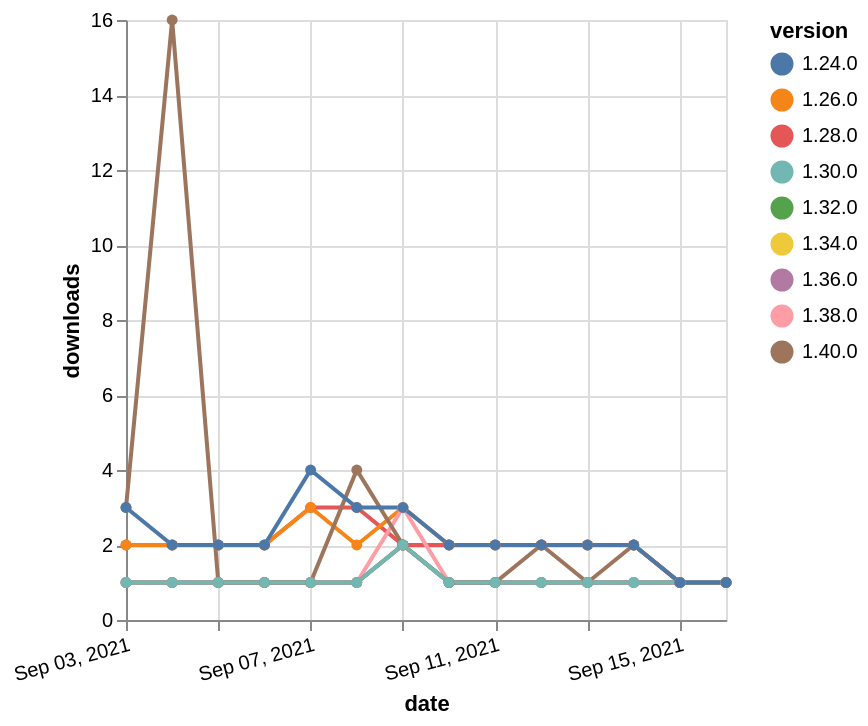

This figure's Vega-Lite source:
### Vega-Lite specification from a JSON file in a GitHub repository (floating-point values rounded to 4 significant figures)
{"$schema": "https://vega.github.io/schema/vega-lite/v5.json", "description": "A simple bar chart with embedded data.", "data": {"values": [{"date": "2021-09-03", "total": 180, "delta": 1, "version": "1.34.0"}, {"date": "2021-09-04", "total": 181, "delta": 1, "version": "1.34.0"}, {"date": "2021-09-05", "total": 182, "delta": 1, "version": "1.34.0"}, {"date": "2021-09-06", "total": 183, "delta": 1, "version": "1.34.0"}, {"date": "2021-09-07", "total": 184, "delta": 1, "version": "1.34.0"}, {"date": "2021-09-08", "total": 185, "delta": 1, "version": "1.34.0"}, {"date": "2021-09-09", "total": 187, "delta": 2, "version": "1.34.0"}, {"date": "2021-09-10", "total": 188, "delta": 1, "version": "1.34.0"}, {"date": "2021-09-11", "total": 189, "delta": 1, "version": "1.34.0"}, {"date": "2021-09-12", "total": 190, "delta": 1, "version": "1.34.0"}, {"date": "2021-09-13", "total": 191, "delta": 1, "version": "1.34.0"}, {"date": "2021-09-14", "total": 192, "delta": 1, "version": "1.34.0"}, {"date": "2021-09-15", "total": 193, "delta": 1, "version": "1.34.0"}, {"date": "2021-09-16", "total": 194, "delta": 1, "version": "1.34.0"}, {"date": "2021-09-03", "total": 180, "delta": 1, "version": "1.32.0"}, {"date": "2021-09-04", "total": 181, "delta": 1, "version": "1.32.0"}, {"date": "2021-09-05", "total": 182, "delta": 1, "version": "1.32.0"}, {"date": "2021-09-06", "total": 183, "delta": 1, "version": "1.32.0"}, {"date": "2021-09-07", "total": 184, "delta": 1, "version": "1.32.0"}, {"date": "2021-09-08", "total": 185, "delta": 1, "version": "1.32.0"}, {"date": "2021-09-09", "total": 187, "delta": 2, "version": "1.32.0"}, {"date": "2021-09-10", "total": 188, "delta": 1, "version": "1.32.0"}, {"date": "2021-09-11", "total": 189, "delta": 1, "version": "1.32.0"}, {"date": "2021-09-12", "total": 190, "delta": 1, "version": "1.32.0"}, {"date": "2021-09-13", "total": 191, "delta": 1, "version": "1.32.0"}, {"date": "2021-09-14", "total": 192, "delta": 1, "version": "1.32.0"}, {"date": "2021-09-15", "total": 193, "delta": 1, "version": "1.32.0"}, {"date": "2021-09-16", "total": 194, "delta": 1, "version": "1.32.0"}, {"date": "2021-09-03", "total": 2502, "delta": 2, "version": "1.28.0"}, {"date": "2021-09-04", "total": 2504, "delta": 2, "version": "1.28.0"}, {"date": "2021-09-05", "total": 2506, "delta": 2, "version": "1.28.0"}, {"date": "2021-09-06", "total": 2508, "delta": 2, "version": "1.28.0"}, {"date": "2021-09-07", "total": 2511, "delta": 3, "version": "1.28.0"}, {"date": "2021-09-08", "total": 2514, "delta": 3, "version": "1.28.0"}, {"date": "2021-09-09", "total": 2516, "delta": 2, "version": "1.28.0"}, {"date": "2021-09-10", "total": 2518, "delta": 2, "version": "1.28.0"}, {"date": "2021-09-11", "total": 2520, "delta": 2, "version": "1.28.0"}, {"date": "2021-09-12", "total": 2522, "delta": 2, "version": "1.28.0"}, {"date": "2021-09-13", "total": 2524, "delta": 2, "version": "1.28.0"}, {"date": "2021-09-14", "total": 2526, "delta": 2, "version": "1.28.0"}, {"date": "2021-09-15", "total": 2527, "delta": 1, "version": "1.28.0"}, {"date": "2021-09-16", "total": 2528, "delta": 1, "version": "1.28.0"}, {"date": "2021-09-03", "total": 2652, "delta": 2, "version": "1.26.0"}, {"date": "2021-09-04", "total": 2654, "delta": 2, "version": "1.26.0"}, {"date": "2021-09-05", "total": 2656, "delta": 2, "version": "1.26.0"}, {"date": "2021-09-06", "total": 2658, "delta": 2, "version": "1.26.0"}, {"date": "2021-09-07", "total": 2661, "delta": 3, "version": "1.26.0"}, {"date": "2021-09-08", "total": 2663, "delta": 2, "version": "1.26.0"}, {"date": "2021-09-09", "total": 2666, "delta": 3, "version": "1.26.0"}, {"date": "2021-09-10", "total": 2668, "delta": 2, "version": "1.26.0"}, {"date": "2021-09-11", "total": 2670, "delta": 2, "version": "1.26.0"}, {"date": "2021-09-12", "total": 2672, "delta": 2, "version": "1.26.0"}, {"date": "2021-09-13", "total": 2674, "delta": 2, "version": "1.26.0"}, {"date": "2021-09-14", "total": 2676, "delta": 2, "version": "1.26.0"}, {"date": "2021-09-15", "total": 2677, "delta": 1, "version": "1.26.0"}, {"date": "2021-09-16", "total": 2678, "delta": 1, "version": "1.26.0"}, {"date": "2021-09-03", "total": 190, "delta": 1, "version": "1.38.0"}, {"date": "2021-09-04", "total": 191, "delta": 1, "version": "1.38.0"}, {"date": "2021-09-05", "total": 192, "delta": 1, "version": "1.38.0"}, {"date": "2021-09-06", "total": 193, "delta": 1, "version": "1.38.0"}, {"date": "2021-09-07", "total": 194, "delta": 1, "version": "1.38.0"}, {"date": "2021-09-08", "total": 195, "delta": 1, "version": "1.38.0"}, {"date": "2021-09-09", "total": 198, "delta": 3, "version": "1.38.0"}, {"date": "2021-09-10", "total": 199, "delta": 1, "version": "1.38.0"}, {"date": "2021-09-11", "total": 200, "delta": 1, "version": "1.38.0"}, {"date": "2021-09-12", "total": 201, "delta": 1, "version": "1.38.0"}, {"date": "2021-09-13", "total": 202, "delta": 1, "version": "1.38.0"}, {"date": "2021-09-14", "total": 203, "delta": 1, "version": "1.38.0"}, {"date": "2021-09-15", "total": 204, "delta": 1, "version": "1.38.0"}, {"date": "2021-09-16", "total": 205, "delta": 1, "version": "1.38.0"}, {"date": "2021-09-03", "total": 152, "delta": 1, "version": "1.36.0"}, {"date": "2021-09-04", "total": 153, "delta": 1, "version": "1.36.0"}, {"date": "2021-09-05", "total": 154, "delta": 1, "version": "1.36.0"}, {"date": "2021-09-06", "total": 155, "delta": 1, "version": "1.36.0"}, {"date": "2021-09-07", "total": 156, "delta": 1, "version": "1.36.0"}, {"date": "2021-09-08", "total": 157, "delta": 1, "version": "1.36.0"}, {"date": "2021-09-09", "total": 159, "delta": 2, "version": "1.36.0"}, {"date": "2021-09-10", "total": 160, "delta": 1, "version": "1.36.0"}, {"date": "2021-09-11", "total": 161, "delta": 1, "version": "1.36.0"}, {"date": "2021-09-12", "total": 162, "delta": 1, "version": "1.36.0"}, {"date": "2021-09-13", "total": 163, "delta": 1, "version": "1.36.0"}, {"date": "2021-09-14", "total": 164, "delta": 1, "version": "1.36.0"}, {"date": "2021-09-15", "total": 165, "delta": 1, "version": "1.36.0"}, {"date": "2021-09-16", "total": 166, "delta": 1, "version": "1.36.0"}, {"date": "2021-09-03", "total": 126, "delta": 3, "version": "1.40.0"}, {"date": "2021-09-04", "total": 142, "delta": 16, "version": "1.40.0"}, {"date": "2021-09-05", "total": 143, "delta": 1, "version": "1.40.0"}, {"date": "2021-09-06", "total": 144, "delta": 1, "version": "1.40.0"}, {"date": "2021-09-07", "total": 145, "delta": 1, "version": "1.40.0"}, {"date": "2021-09-08", "total": 149, "delta": 4, "version": "1.40.0"}, {"date": "2021-09-09", "total": 151, "delta": 2, "version": "1.40.0"}, {"date": "2021-09-10", "total": 152, "delta": 1, "version": "1.40.0"}, {"date": "2021-09-11", "total": 153, "delta": 1, "version": "1.40.0"}, {"date": "2021-09-12", "total": 155, "delta": 2, "version": "1.40.0"}, {"date": "2021-09-13", "total": 156, "delta": 1, "version": "1.40.0"}, {"date": "2021-09-14", "total": 158, "delta": 2, "version": "1.40.0"}, {"date": "2021-09-15", "total": 159, "delta": 1, "version": "1.40.0"}, {"date": "2021-09-16", "total": 160, "delta": 1, "version": "1.40.0"}, {"date": "2021-09-03", "total": 223, "delta": 1, "version": "1.30.0"}, {"date": "2021-09-04", "total": 224, "delta": 1, "version": "1.30.0"}, {"date": "2021-09-05", "total": 225, "delta": 1, "version": "1.30.0"}, {"date": "2021-09-06", "total": 226, "delta": 1, "version": "1.30.0"}, {"date": "2021-09-07", "total": 227, "delta": 1, "version": "1.30.0"}, {"date": "2021-09-08", "total": 228, "delta": 1, "version": "1.30.0"}, {"date": "2021-09-09", "total": 230, "delta": 2, "version": "1.30.0"}, {"date": "2021-09-10", "total": 231, "delta": 1, "version": "1.30.0"}, {"date": "2021-09-11", "total": 232, "delta": 1, "version": "1.30.0"}, {"date": "2021-09-12", "total": 233, "delta": 1, "version": "1.30.0"}, {"date": "2021-09-13", "total": 234, "delta": 1, "version": "1.30.0"}, {"date": "2021-09-14", "total": 235, "delta": 1, "version": "1.30.0"}, {"date": "2021-09-15", "total": 236, "delta": 1, "version": "1.30.0"}, {"date": "2021-09-16", "total": 237, "delta": 1, "version": "1.30.0"}, {"date": "2021-09-03", "total": 3172, "delta": 3, "version": "1.24.0"}, {"date": "2021-09-04", "total": 3174, "delta": 2, "version": "1.24.0"}, {"date": "2021-09-05", "total": 3176, "delta": 2, "version": "1.24.0"}, {"date": "2021-09-06", "total": 3178, "delta": 2, "version": "1.24.0"}, {"date": "2021-09-07", "total": 3182, "delta": 4, "version": "1.24.0"}, {"date": "2021-09-08", "total": 3185, "delta": 3, "version": "1.24.0"}, {"date": "2021-09-09", "total": 3188, "delta": 3, "version": "1.24.0"}, {"date": "2021-09-10", "total": 3190, "delta": 2, "version": "1.24.0"}, {"date": "2021-09-11", "total": 3192, "delta": 2, "version": "1.24.0"}, {"date": "2021-09-12", "total": 3194, "delta": 2, "version": "1.24.0"}, {"date": "2021-09-13", "total": 3196, "delta": 2, "version": "1.24.0"}, {"date": "2021-09-14", "total": 3198, "delta": 2, "version": "1.24.0"}, {"date": "2021-09-15", "total": 3199, "delta": 1, "version": "1.24.0"}, {"date": "2021-09-16", "total": 3200, "delta": 1, "version": "1.24.0"}]}, "width": "container", "mark": {"type": "line", "point": {"filled": true}}, "encoding": {"x": {"field": "date", "type": "temporal", "timeUnit": "yearmonthdate", "title": "date", "axis": {"labelAngle": -15}}, "y": {"field": "delta", "type": "quantitative", "title": "downloads"}, "color": {"field": "version", "type": "nominal"}, "tooltip": {"field": "delta"}}}
